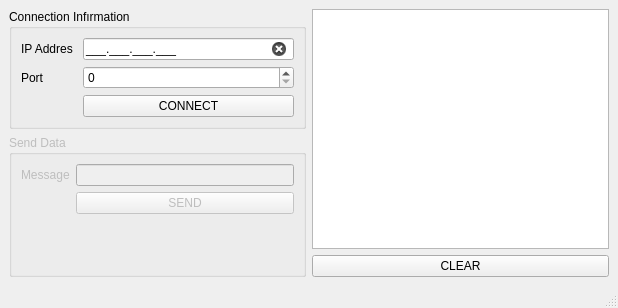
<?xml version="1.0" encoding="UTF-8"?>
<ui version="4.0">
 <class>MainWindow</class>
 <widget class="QMainWindow" name="MainWindow">
  <property name="geometry">
   <rect>
    <x>0</x>
    <y>0</y>
    <width>618</width>
    <height>308</height>
   </rect>
  </property>
  <property name="windowTitle">
   <string>MainWindow</string>
  </property>
  <property name="styleSheet">
   <string notr="true">#lnIPAddress[state=&quot;0&quot;]{
	background-color: rgb(234, 0, 0);
}

#lnIPAddress[state=&quot;1&quot;]{
	background-color: rgb(67, 135, 100);
}</string>
  </property>
  <widget class="QWidget" name="centralwidget">
   <layout class="QHBoxLayout" name="horizontalLayout">
    <item>
     <layout class="QVBoxLayout" name="verticalLayout_2">
      <item>
       <widget class="QGroupBox" name="groupBox">
        <property name="title">
         <string>Connection Infırmation</string>
        </property>
        <layout class="QFormLayout" name="formLayout">
         <item row="0" column="0">
          <widget class="QLabel" name="label">
           <property name="text">
            <string>IP Addres </string>
           </property>
          </widget>
         </item>
         <item row="0" column="1">
          <widget class="QLineEdit" name="lnIPAddress">
           <property name="inputMask">
            <string>000.000.000.000;_</string>
           </property>
           <property name="clearButtonEnabled">
            <bool>true</bool>
           </property>
           <property name="state" stdset="0">
            <string/>
           </property>
          </widget>
         </item>
         <item row="2" column="0">
          <widget class="QLabel" name="label_2">
           <property name="text">
            <string>Port</string>
           </property>
          </widget>
         </item>
         <item row="2" column="1">
          <widget class="QSpinBox" name="spnPort">
           <property name="minimum">
            <number>0</number>
           </property>
           <property name="maximum">
            <number>65535</number>
           </property>
          </widget>
         </item>
         <item row="3" column="1">
          <widget class="QPushButton" name="btnConnect">
           <property name="text">
            <string>CONNECT</string>
           </property>
          </widget>
         </item>
        </layout>
       </widget>
      </item>
      <item>
       <widget class="QGroupBox" name="grpSendData">
        <property name="enabled">
         <bool>false</bool>
        </property>
        <property name="title">
         <string>Send Data</string>
        </property>
        <layout class="QFormLayout" name="formLayout_2">
         <item row="0" column="0">
          <widget class="QLabel" name="label_3">
           <property name="text">
            <string>Message</string>
           </property>
          </widget>
         </item>
         <item row="0" column="1">
          <widget class="QLineEdit" name="lnMessage"/>
         </item>
         <item row="1" column="1">
          <widget class="QPushButton" name="btnSend">
           <property name="text">
            <string>SEND</string>
           </property>
          </widget>
         </item>
         <item row="2" column="1">
          <spacer name="verticalSpacer">
           <property name="orientation">
            <enum>Qt::Vertical</enum>
           </property>
           <property name="sizeHint" stdset="0">
            <size>
             <width>20</width>
             <height>40</height>
            </size>
           </property>
          </spacer>
         </item>
        </layout>
       </widget>
      </item>
     </layout>
    </item>
    <item>
     <layout class="QVBoxLayout" name="verticalLayout">
      <item>
       <widget class="QListWidget" name="lstConsole"/>
      </item>
      <item>
       <widget class="QPushButton" name="btnClear">
        <property name="text">
         <string>CLEAR</string>
        </property>
       </widget>
      </item>
     </layout>
    </item>
   </layout>
  </widget>
  <widget class="QMenuBar" name="menubar">
   <property name="geometry">
    <rect>
     <x>0</x>
     <y>0</y>
     <width>618</width>
     <height>22</height>
    </rect>
   </property>
  </widget>
  <widget class="QStatusBar" name="statusbar"/>
 </widget>
 <resources/>
 <connections>
  <connection>
   <sender>btnClear</sender>
   <signal>clicked()</signal>
   <receiver>lstConsole</receiver>
   <slot>clear()</slot>
   <hints>
    <hint type="sourcelabel">
     <x>493</x>
     <y>554</y>
    </hint>
    <hint type="destinationlabel">
     <x>510</x>
     <y>483</y>
    </hint>
   </hints>
  </connection>
 </connections>
</ui>
